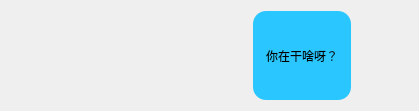
<?xml version="1.0" encoding="UTF-8"?>
<ui version="4.0">
 <class>myBubble</class>
 <widget class="QWidget" name="myBubble">
  <property name="geometry">
   <rect>
    <x>0</x>
    <y>0</y>
    <width>419</width>
    <height>111</height>
   </rect>
  </property>
  <property name="windowTitle">
   <string>Form</string>
  </property>
  <layout class="QHBoxLayout" name="horizontalLayout">
   <item>
    <spacer name="horizontalSpacer">
     <property name="orientation">
      <enum>Qt::Horizontal</enum>
     </property>
     <property name="sizeHint" stdset="0">
      <size>
       <width>40</width>
       <height>20</height>
      </size>
     </property>
    </spacer>
   </item>
   <item>
    <widget class="QLabel" name="content_label">
     <property name="layoutDirection">
      <enum>Qt::LeftToRight</enum>
     </property>
     <property name="styleSheet">
      <string notr="true">QLabel{
	background-color: rgb(42, 198, 255);
	border-radius:13px;
	padding:10px;
}</string>
     </property>
     <property name="text">
      <string>你在干啥呀？</string>
     </property>
     <property name="alignment">
      <set>Qt::AlignRight|Qt::AlignTrailing|Qt::AlignVCenter</set>
     </property>
    </widget>
   </item>
   <item>
    <widget class="QLabel" name="headimg_label">
     <property name="minimumSize">
      <size>
       <width>51</width>
       <height>51</height>
      </size>
     </property>
     <property name="maximumSize">
      <size>
       <width>51</width>
       <height>51</height>
      </size>
     </property>
     <property name="text">
      <string/>
     </property>
    </widget>
   </item>
  </layout>
 </widget>
 <resources/>
 <connections/>
</ui>
